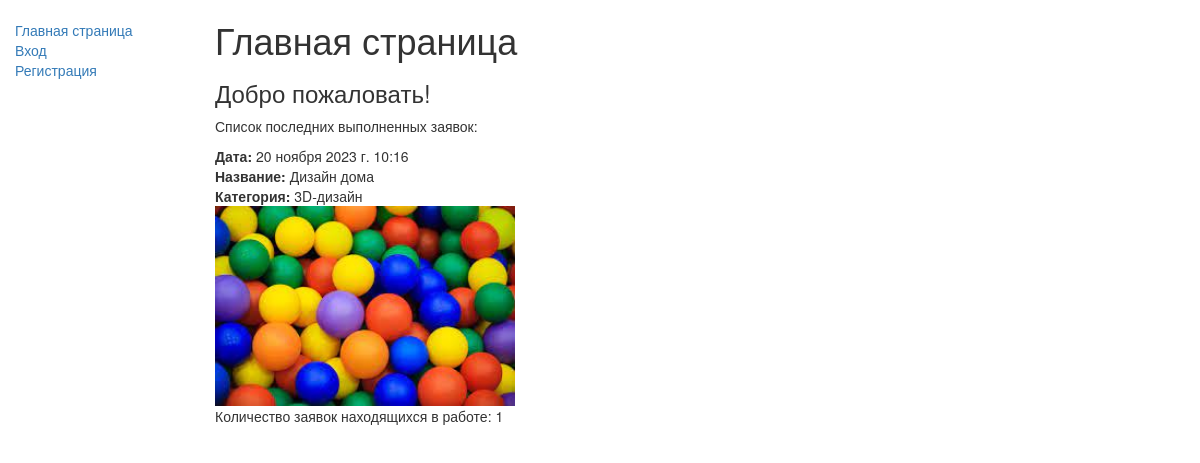
The app's page /applications/ with its own data.
### applications/models.py (models this page shows, shortened)
class Application(models.Model):
    date_app = models.DateTimeField(verbose_name="Временная метка", auto_now_add=True)
    name_app = models.CharField(verbose_name="Название", max_length=50, blank=False)
    desc_app = models.CharField(verbose_name="Описание", max_length=200, blank=False)
    category = models.ForeignKey(CategoryApplication, on_delete=models.CASCADE, blank=False, verbose_name="Категория")
    image_app = models.ImageField(verbose_name="Фотография", upload_to='images/', blank=False,
                                  validators=[FileExtensionValidator(allowed_extensions=['png', 'jpg', 'jpeg', 'bmp'])])
    user = models.ForeignKey(AdvUser, on_delete=models.CASCADE, verbose_name="Пользователь")
    STATUS_CHOICES = (
        ('Н', 'Новая'),
        ('П', 'Принята в работу'),
        ('В', 'Выполнено'),
    )
    status_app = models.CharField(verbose_name="Статус заявки", max_length=1, choices=STATUS_CHOICES, blank=False,
                                  default='Н')
    image_admin = models.ImageField(verbose_name="Фотография дизайна", upload_to='images_admin/',
                                    validators=[FileExtensionValidator(allowed_extensions=['png', 'jpg', 'jpeg', 'bmp'])],
                                    help_text="Указать фото дизайна при смене статуса на 'Выполнено'", blank=True)
    comment_admin = models.TextField(verbose_name="Комментарий", help_text="Указать комментарий при смене статуса на 'Принята в работу'", blank=True)

class CategoryApplication(models.Model):
    cat_name = models.CharField(verbose_name="Категория", max_length=100, blank=False)
    def __str__(self):
        return self.cat_name

### applications/views.py (the view)
# urls.py: path('', views.index, name='index'),
def index(request):
    num_applications = Application.objects.filter(status_app__exact='П').count()
    num_complete = Application.objects.filter(status_app__exact='В').order_by('-date_app')[:4]
    context = {
        'num_applications': num_applications,
        'num_complete': num_complete
    }
    return render(request, 'applications/index.html', context)

### applications/templates/applications/index.html (shortened to what this page needs)
{% extends "base.html" %}
{% block content %}
    <h1>Главная страница</h1>
    <h3>Добро пожаловать!</h3>
    {% if num_complete %}
    <p>Список последних выполненных заявок:</p>
    {% for app in num_complete %}
        <li><strong>Дата:</strong> {{app.date_app}}</li>
        <li><strong>Название:</strong> {{app.name_app}}</li>
        <li><strong>Категория:</strong> {{app.category}}</li>
        <li><img class="img" src="/media/{{ app.image_admin}}"></li>
    {% endfor %}
    {% else %}
    <p>На данный момент выполненных заявок нет</p>
    {% endif %}
    <p>Количество заявок находящихся в работе: {{ num_applications }}</p>
{% endblock %}

### applications/static/applications/style.css (style rules this page uses)
.img { width: 300px; max-height: 300px; }
ul, ol, li { list-style: none; }

### records on screen
Application: date_app "20 ноября 2023 г. 10:16", name_app "Дизайн дома", category "3D-дизайн", image_admin (picture)

### other values on screen
{{ num_applications }} "1"
